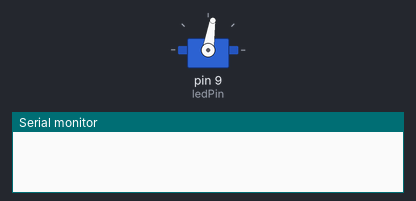
A sketch run on a simulated Arduino Uno, built with avr-gcc and run on an emulated ATmega328P. Shown: servo, the last lines printed to the serial monitor.

Above: at 0.15 s.
At 0.75 s:
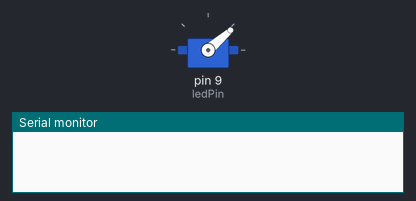
At 1.4 s:
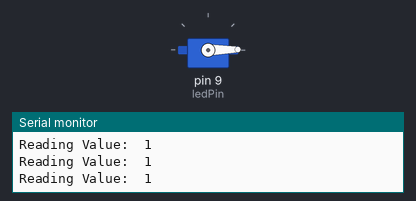
Timing chart, 0 to 2.9 s (numbered marks = the images above):
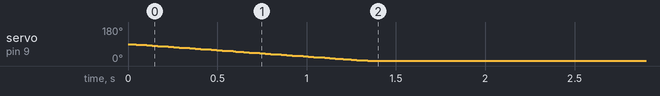

Measured:
- by itself, servo on pin 9 (ledPin): moves from 90° to 1° over 1.3 s

The sketch:

servo.ino
```cpp
#include <Servo.h>

Servo myservo;  // create

const int ledPin =  9;      // theM <   number of the LED pin

void setup() {
  Serial.begin(9600);
  myservo.attach(ledPin);  // attaches the servo on pin 9 to the servo object
}

void loop() {
  int curPos = myservo.read();
  if(curPos > 0)
    for(int i=curPos;i>0;i--){
      writeAndWait(i);

    }
  else{
    for(int i=0;i<180;i++){
      writeAndWait(i);
    }
  }

  printData(myservo.read());

}


void writeAndWait(int offset){
  myservo.write(offset);
  delay(15);
}


void printData(int curPos){
  Serial.print("Reading Value:\t");
  Serial.print(curPos,DEC);
  Serial.print("\n");
}
```
